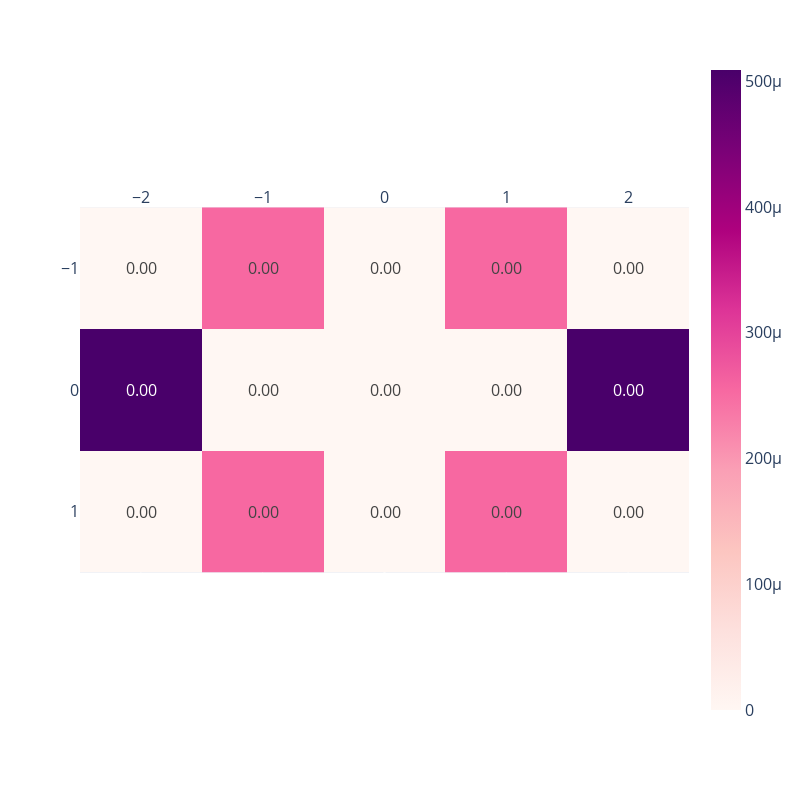

Here is the notebook cell this chart was saved with:
### Code cell
fig = px.imshow(efficiency_per_mF_pair.T*100, text_auto = '.2f', x = atom.mg, y = atom.mq, color_continuous_scale='RdPu')
fig.update_xaxes(side="top")
fig.update_layout(width = 800,height = 800, font=dict(size=16), yaxis={'tickvals': atom.mq})
fig.show(renderer = 'vscode')

### Figure 1 — Plotly figure (JSON) as saved in the notebook; plotly's stock layout.template omitted (floating-point values rounded to 4 significant figures)
{"data": [{"coloraxis": "coloraxis", "hovertemplate": "x: %{x}<br>y: %{y}<br>color: %{z}<extra></extra>", "name": "0", "texttemplate": "%{z:.2f}", "type": "heatmap", "x": [-2, -1, 0, 1, 2], "xaxis": "x", "y": [-1, 0, 1], "yaxis": "y", "z": [[0, 0.0002546, 0, 0.0002546, 0], [0.0005091, 0, 1.616e-27, 0, 0.0005091], [0, 0.0002546, 0, 0.0002546, 0]]}], "layout": {"coloraxis": {"colorscale": [[0, "rgb(255,247,243)"], [0.125, "rgb(253,224,221)"], [0.25, "rgb(252,197,192)"], [0.375, "rgb(250,159,181)"], [0.5, "rgb(247,104,161)"], [0.625, "rgb(221,52,151)"], [0.75, "rgb(174,1,126)"], [0.875, "rgb(122,1,119)"], [1, "rgb(73,0,106)"]]}, "font": {"size": 16}, "height": 800, "margin": {"t": 60}, "width": 800, "xaxis": {"anchor": "y", "constrain": "domain", "domain": [0, 1], "scaleanchor": "y", "side": "top"}, "yaxis": {"anchor": "x", "autorange": "reversed", "constrain": "domain", "domain": [0, 1], "tickvals": [-1, 0, 1]}}}
